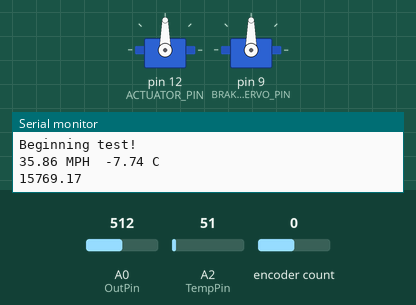
This sketch was run on a simulated Arduino Uno, built with avr-gcc and run on an emulated ATmega328P. Shown: 2 × servo, the last lines printed to the serial monitor. The test bench sets the inputs (shaded band); at power-on: A0 (OutPin) = 512, A2 (TempPin) = 51, encoder count 0.

Above: at 1.2 s.
1.3 s: A0 (OutPin) set to 282
At 2.8 s:
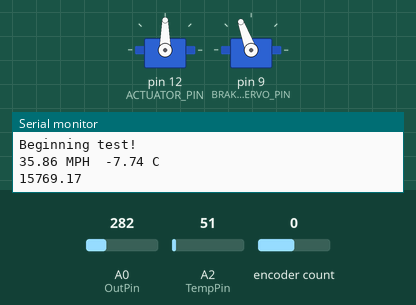
5.1 s: A0 (OutPin) set to 247
At 10.6 s:
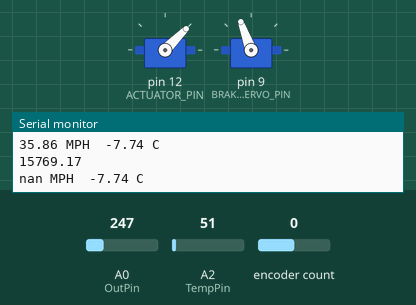
Timing chart, 0 to 19.8 s (numbered marks = the images above; inputs shaded):
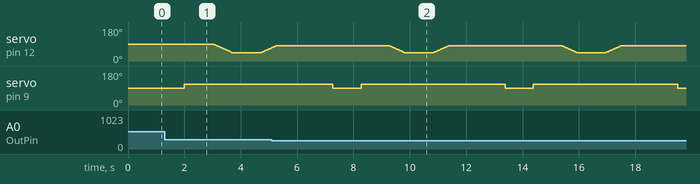

The sketch:

power_draw_test.ino
```cpp
// https://github.com/arduino-libraries/Servo
#include <Encoder.h> //Uses Encoder library by Paul Stoffregen v 1.4.2
#include <Servo.h>

#define ACTUATOR_PIN 12
#define BRAKE_SERVO_PIN 9

const int ENGAGED_BRAKE_ANGLE = 90;
const int DISENGAGED_BRAKE_ANGLE = 110;
const int ACTUATOR_MAX = 100;
const int ACTUATOR_MIN = 40;

bool brakeIsEngaged = false;

Servo pitchControl;
Servo brakeControl;

//   Change the two numbers to the pins connected to your encoder.
//   Best Performance: both pins have interrupt capability
//   Good Performance: only the first pin has interrupt capability
//   Low Performance:  neither pin has interrupt capability
Encoder myEnc(2, 3);

// Used for the encoder
long oldPosition = -999;
long oldtime = 0;
float dx;
float dt;
float cps;
float rps;
float old_rps;
float delta_rps;

void setup() {
    Serial.begin(9600);
    Serial.write("Beginning test! \n");
    pitchControl.attach(ACTUATOR_PIN);
    brakeControl.attach(BRAKE_SERVO_PIN);
}

unsigned int integerValue = 0;
char incomingByte;
int pitch;
const int OutPin = A0;  // wind sensor analog pin  hooked up to Wind P sensor "OUT" pin
const int TempPin = A2; // temp sesnsor analog pin hooked up to Wind P sensor "TMP" pin

void loop() {

    int windADunits = analogRead(OutPin);
    float windMPH = pow((((float)windADunits - 264.0) / 85.6814), 3.36814);
    Serial.print(windMPH);
    Serial.print(" MPH\t");
    int tempRawAD = analogRead(TempPin);
    float tempC = ((((float)tempRawAD * 5.0) / 1024.0) - 0.400) / .0195;
    Serial.print(tempC);
    Serial.println(" C");

    encoder();
    delay(1000);

    engageBrake();

    encoder();
    delay(1000);

    disengageBrake();

    encoder();
    delay(1000);

    set_pitch(45);

    encoder();
    delay(1000);

    set_pitch(80);

    encoder();
    delay(1000);
}

void set_pitch(int pitch_angle) {
    int current_angle = pitchControl.read();
    if (pitch_angle < current_angle) {
        for (int pos = current_angle; pos >= pitch_angle; pos--) {
            pitchControl.write(pos);
            delay(15);
        }
    }
    if (pitch_angle > current_angle) {
        for (int pos = current_angle; pos <= pitch_angle; pos++) {
            pitchControl.write(pos);
            delay(15);
        }
    }
    delay(15);
}

void engageBrake() { brakeControl.write(ENGAGED_BRAKE_ANGLE); }

void disengageBrake() { brakeControl.write(DISENGAGED_BRAKE_ANGLE); }

void encoder() {
    long newPosition = myEnc.read();

    if (newPosition != oldPosition) {
        long newtime = micros();
        dx = (newPosition - oldPosition);
        dt = newtime - oldtime;
        oldPosition = newPosition;
        oldtime = newtime;
        cps = dx / (dt / 1000000);
        rps = cps / 2048;
        delta_rps = rps - old_rps;
        old_rps = rps;
        Serial.println(rps * 60);
    }
}
```

Measured:
- the behaviour switches between 264 and 263 on A0 (OutPin) (found by bisection; images 1 and 2)
- by itself, servo on pin 9 (BRAKE_SERVO_PIN): alternates 110° for 5.1 s and 90° for 1.0 s
